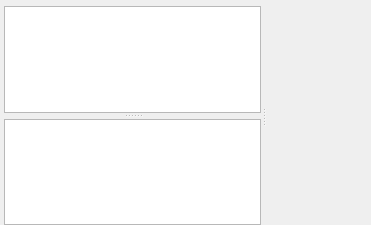
<?xml version="1.0" encoding="UTF-8"?>
<ui version="4.0">
 <class>Watcher</class>
 <widget class="QWidget" name="Watcher">
  <property name="geometry">
   <rect>
    <x>0</x>
    <y>0</y>
    <width>371</width>
    <height>225</height>
   </rect>
  </property>
  <property name="sizePolicy">
   <sizepolicy hsizetype="Expanding" vsizetype="Expanding">
    <horstretch>0</horstretch>
    <verstretch>0</verstretch>
   </sizepolicy>
  </property>
  <property name="windowTitle">
   <string>Form</string>
  </property>
  <layout class="QHBoxLayout" name="horizontalLayout">
   <property name="spacing">
    <number>0</number>
   </property>
   <property name="leftMargin">
    <number>4</number>
   </property>
   <property name="topMargin">
    <number>6</number>
   </property>
   <property name="rightMargin">
    <number>4</number>
   </property>
   <property name="bottomMargin">
    <number>0</number>
   </property>
   <item>
    <widget class="QSplitter" name="splitter">
     <property name="locale">
      <locale language="C" country="AnyCountry"/>
     </property>
     <property name="orientation">
      <enum>Qt::Horizontal</enum>
     </property>
     <property name="handleWidth">
      <number>6</number>
     </property>
     <widget class="QSplitter" name="splitter_2">
      <property name="sizePolicy">
       <sizepolicy hsizetype="Preferred" vsizetype="Preferred">
        <horstretch>0</horstretch>
        <verstretch>0</verstretch>
       </sizepolicy>
      </property>
      <property name="locale">
       <locale language="C" country="AnyCountry"/>
      </property>
      <property name="orientation">
       <enum>Qt::Vertical</enum>
      </property>
      <property name="handleWidth">
       <number>6</number>
      </property>
      <widget class="QListView" name="registers">
       <property name="sizePolicy">
        <sizepolicy hsizetype="Expanding" vsizetype="Preferred">
         <horstretch>0</horstretch>
         <verstretch>0</verstretch>
        </sizepolicy>
       </property>
      </widget>
      <widget class="QListView" name="variables">
       <property name="sizePolicy">
        <sizepolicy hsizetype="Expanding" vsizetype="Preferred">
         <horstretch>0</horstretch>
         <verstretch>0</verstretch>
        </sizepolicy>
       </property>
      </widget>
     </widget>
     <widget class="QWidget" name="valuesWidget" native="true"/>
    </widget>
   </item>
  </layout>
 </widget>
 <resources/>
 <connections/>
</ui>
